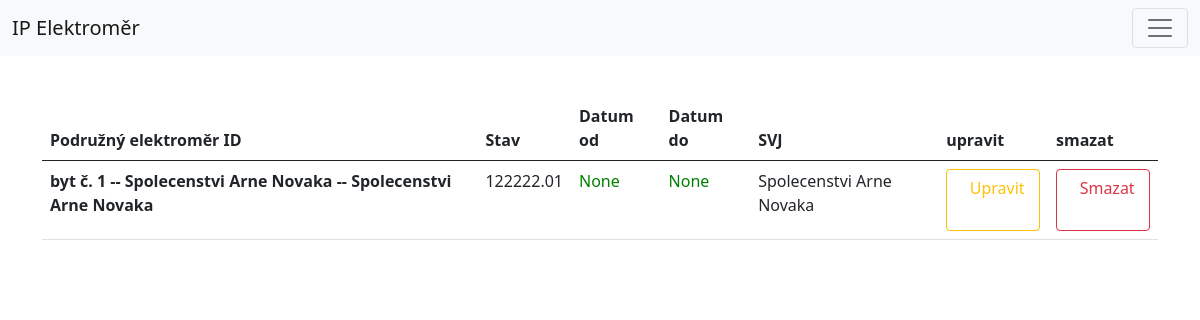
Page /balance_sub/1 (signed in) on the earlier database version.
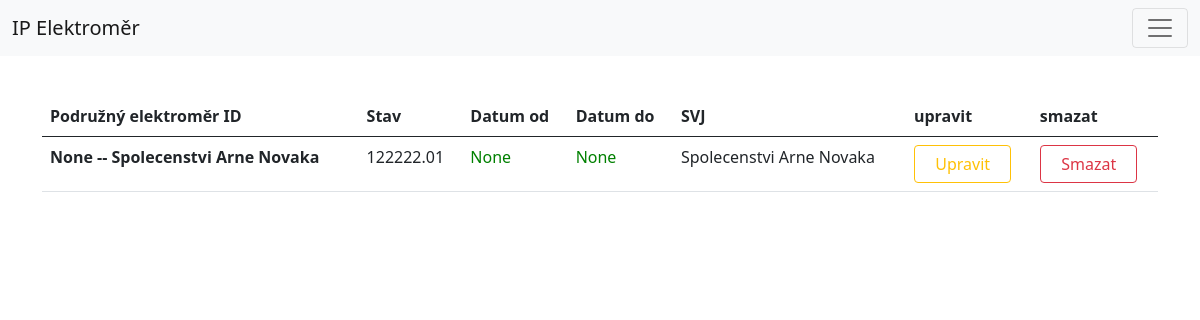
Same page on the later database version.
### elektromer_app/models.py (models this page shows, shortened)
class Balance_sub(models.Model):
	sub_electrometer = models.ForeignKey(Sub_electrometer, on_delete=models.SET_NULL, null=True)
	balance = models.DecimalField(max_digits=8, decimal_places=2)
	from_date = models.DateField(null=True, blank=True)
	to_date = models.DateField(blank=True, null=True)
	date_created = models.DateTimeField(auto_now_add=True, null=True)
	svj = models.ForeignKey(Svj, on_delete=models.SET_NULL, null=True)
	history = HistoricalRecords()

class Sub_electrometer(models.Model):
	identification_number = models.CharField(max_length=255, null=False)
	from_date = models.DateField(null=False)
	to_date = models.DateField(blank=True, null=True)
	flat = models.ForeignKey(Flat, on_delete=models.SET_NULL, null=True)
	svj = models.ForeignKey(Svj, on_delete=models.SET_NULL, null=True)
	date_created = models.DateTimeField(auto_now_add=True, null=True)
	def __str__(self):
		return str(self.flat) + " -- " + str(self.svj)

class Flat(models.Model):
	flat_number = models.IntegerField(null=False, default = None)
	from_date = models.DateField(null=False)
	to_date = models.DateField(blank=True, null=True)
	svj = models.ForeignKey(Svj, on_delete=models.SET_NULL, null=True)
	gsm_modul = models.ForeignKey(Gsm_modul, on_delete=models.SET_NULL, null=True)
	owner = models.ForeignKey(Customer, on_delete=models.SET_NULL, null=True)
	owner_from_date = models.DateField(null=True, blank=True)
	owner_to_date = models.DateField(blank=True, null=True)
	date_created = models.DateTimeField(auto_now_add=True, null=True)
	history = HistoricalRecords()
	def __str__(self):
		return str("byt č. ") + str( self.flat_number ) + "  --  " + str(self.svj)

class Svj(models.Model):
	identification_number = models.CharField(max_length=255, null=False)
	from_date = models.DateField(null=False)
	to_date = models.DateField(blank=True, null=True)
	date_created = models.DateTimeField(auto_now_add=True, null=True)
	name = models.CharField(max_length=255)
	address_street = models.CharField(max_length=255)
	address_orientation_number = models.IntegerField(default=0, null=True, blank=True)
	address_number_subscription= models.IntegerField(default=0)
	address_city = models.CharField(max_length=255)
	address_postal_code = models.IntegerField(default=0)
	account_number = models.CharField(max_length=255, null=True, blank=True)
	energy_supply = models.CharField(max_length=255)
	number_of_flats = models.IntegerField(default=0, null=False)
	history = HistoricalRecords()
	def __str__(self):
		return self.name

### elektromer_app/views.py (the view)
# urls.py: path('balance_sub/<str:pk>', views.balance_sub, name="balance_sub"),
@login_required(login_url='login')
def balance_sub(request, pk):
	balance_sub = Balance_sub.objects.get(id=pk)
	form = Balance_subForm(instance=balance_sub)
	return render (request, 'elektromer_app/balance_sub.html', {'balance_sub': balance_sub,
		'form': form,})

### templates/elektromer_app/balance_sub.html (shortened to what this page needs)
{% extends 'elektromer_app/base.html' %}
{% load static %}
{% block content %}
	<container>
<div class="container" style=" min-width: 90vw;">
	<br><br>
	<center>
		<div class="tabulka">
			<table class="table">
			  <thead>
			    <tr>
			      <th scope="col">Podružný elektroměr ID</th>
			      <th scope="col">Stav</th>
			      <th scope="col">Datum od</th>
			      <th scope="col">Datum do</th>
			      <th scope="col">SVJ</th>
			      <th scope="col">upravit</th>
			      <th scope="col">smazat</th>
			    </tr>
			  </thead>
			  <tbody>
			    	<tr>
				      <td scope="row"><b>{{balance_sub.sub_electrometer}}</b></td>
				      <td>{{balance_sub.balance}}</td>
				      <td class="aktivni" style="color: green;"> {{balance_sub.from_date}}</td>
				      <td class="ukoncene" style="color: green;">{{balance_sub.to_date}}</td>
				      <td>{{balance_sub.svj}}</td>
				         <td><button type="button" class="btn btn-outline-warning" data-bs-toggle="modal" data-bs-target="#upravitModal" title="Timto tlačítkem můžete změnit informace o stacu Podružného elektroměru." href='{% url "balance_sub_update" balance_sub.id %}'>&nbsp; Upravit &nbsp;</button></td>
					  	<td><a type="submit" class="btn btn-outline-danger" data-bs-toggle="tooltip" title="Timto tlačítkem nevratně smažete stav Podružnýho elektroměru." href='{% url "balance_sub_delete" balance_sub.id %}'>&nbsp; Smazat &nbsp;</a></td>
			    	</tr>
					     {% load crispy_forms_tags %}
			  </tbody>
			</table>
    	</div>
	</center>
	</div>
	{% endblock %}

Differences in the rows shown:
changed through a linked row, Balance_sub "None": sub_electrometer "byt č. 1 -- Spolecenstvi Arne Novaka -- Spolecenstvi Arne Novaka" → "None -- Spolecenstvi Arne Novaka"
